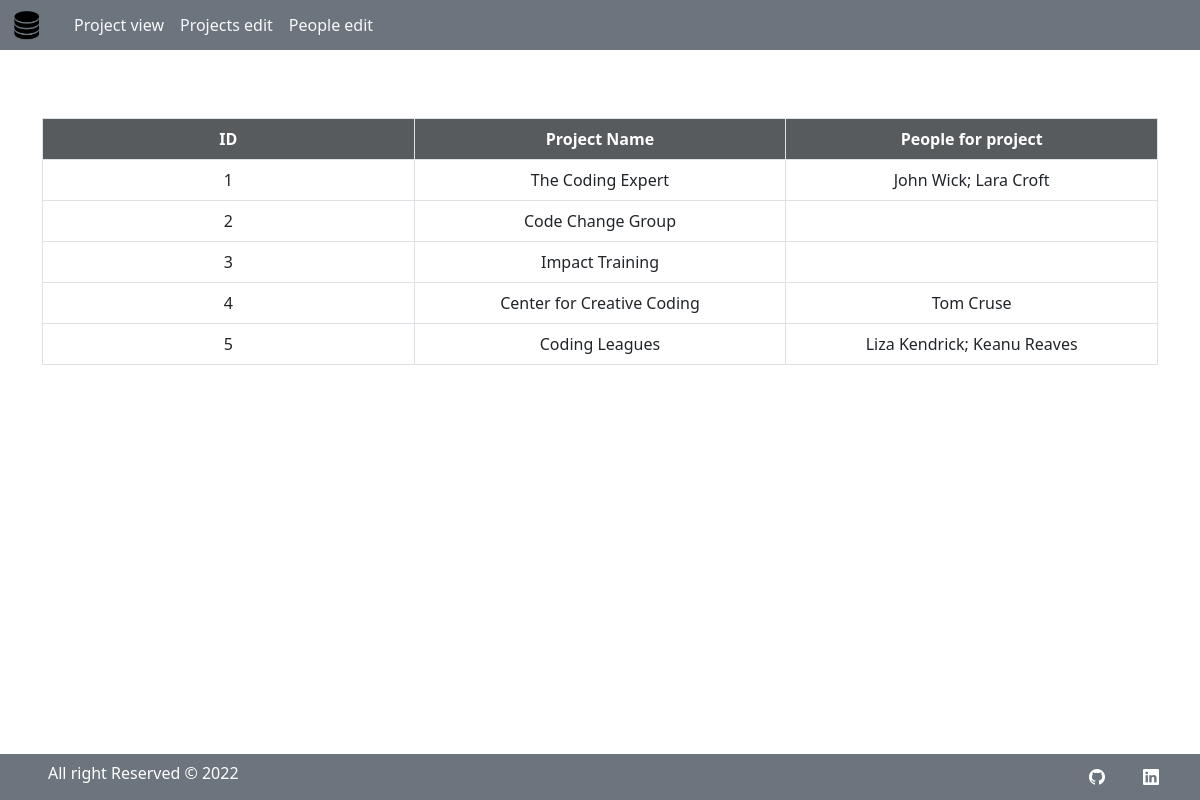
The page / on the database its author committed.
### tables this page shows
CREATE TABLE `projects` (
  `id` int(11) NOT NULL AUTO_INCREMENT,
  `project_name` varchar(30) NOT NULL,
  PRIMARY KEY (`id`)
);

### index.php (the view, shortened to what this page needs)
<?php
include "./Assets/db.php";
$sql = "SELECT projects.id, project_name,  GROUP_CONCAT(CONCAT_WS(' ', people.first_name, people.last_name) SEPARATOR '; ' ) AS Group_people  FROM projects
LEFT JOIN people on Projects.id = People.project_id
GROUP BY Project_Name
ORDER BY projects.id";
$result = mysqli_query($conn, $sql);
?>
<!DOCTYPE html>
<html lang="en">
<head>
<?php include "./Assets/include/header.php"; ?>
</head>
<body>
  <?php include "./Assets/include/navbar.php"; ?>
  <div class="container pt-1">
    <table class="table  table-bordered mt-5 text-center">
      <thead>
        <tr class="bg-dark  p-2 text-white bg-opacity-75">
          <th class=" w-25">ID</th>
          <th class=" w-25 ">Project Name</th>
          <th class=" w-25 ">People for project</th>
        </tr>
      </thead>
      <tbody>
        <?php
        if (mysqli_num_rows($result) > 0) {
          while ($row = mysqli_fetch_assoc($result)) {
            print '<tr>'
              . '<td>' . $row['id'] . '</td>'
              . '<td>' . $row['project_name'] . '</td>'
              . '<td>' . $row['Group_people'] . '</td>'
              . '</tr>';
          }
        }
        ?>
      </tbody>
    </table>
    <?php include "./Assets/include/footer.php"; ?>
</body>
</html>

### rows shown on the page
projects: id "1", project_name "The Coding Expert", Group_people "John Wick; Lara Croft"
projects: id "2", project_name "Code Change Group"
projects: id "3", project_name "Impact Training"
projects: id "4", project_name "Center for Creative Coding", Group_people "Tom Cruse"
projects: id "5", project_name "Coding Leagues", Group_people "Liza Kendrick; Keanu Reaves"
